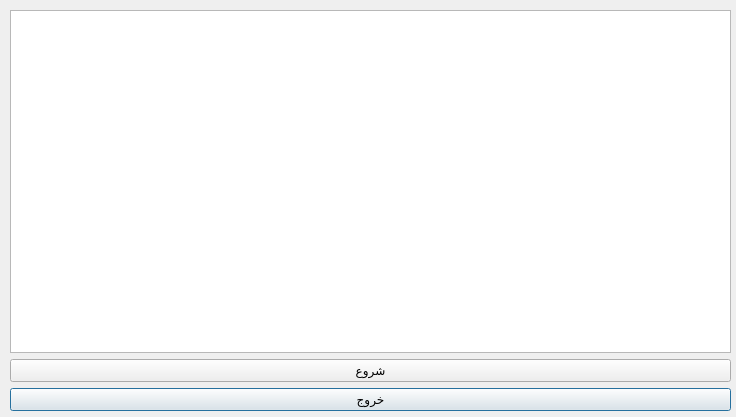
<?xml version="1.0" encoding="UTF-8"?>
<ui version="4.0">
 <class>subtraction</class>
 <widget class="QDialog" name="subtraction">
  <property name="geometry">
   <rect>
    <x>0</x>
    <y>0</y>
    <width>736</width>
    <height>417</height>
   </rect>
  </property>
  <property name="windowTitle">
   <string>Dialog</string>
  </property>
  <widget class="QWidget" name="layoutWidget">
   <property name="geometry">
    <rect>
     <x>10</x>
     <y>10</y>
     <width>721</width>
     <height>401</height>
    </rect>
   </property>
   <layout class="QGridLayout" name="gridLayout_2">
    <item row="2" column="0">
     <widget class="QPushButton" name="pushbutton2">
      <property name="text">
       <string>خروج</string>
      </property>
     </widget>
    </item>
    <item row="0" column="0">
     <widget class="QTextBrowser" name="textBrowser2"/>
    </item>
    <item row="1" column="0">
     <widget class="QPushButton" name="pushbutton1">
      <property name="text">
       <string>شروع</string>
      </property>
     </widget>
    </item>
   </layout>
  </widget>
 </widget>
 <resources/>
 <connections/>
</ui>
